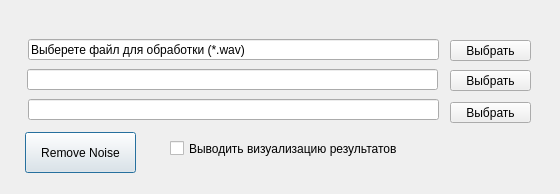
<?xml version="1.0" encoding="UTF-8"?>
<ui version="4.0">
 <class>Dialog</class>
 <widget class="QDialog" name="Dialog">
  <property name="geometry">
   <rect>
    <x>0</x>
    <y>0</y>
    <width>560</width>
    <height>194</height>
   </rect>
  </property>
  <property name="windowTitle">
   <string>Dialog</string>
  </property>
  <widget class="QLineEdit" name="InputVoiceFile">
   <property name="geometry">
    <rect>
     <x>28</x>
     <y>39</y>
     <width>411</width>
     <height>21</height>
    </rect>
   </property>
   <property name="toolTip">
    <string>&lt;html&gt;&lt;head/&gt;&lt;body&gt;&lt;p&gt;path to the file with voice sognal to process&lt;/p&gt;&lt;/body&gt;&lt;/html&gt;</string>
   </property>
   <property name="text">
    <string>Выберете файл для обработки (*.wav)</string>
   </property>
  </widget>
  <widget class="QLineEdit" name="NoiseSampleFile">
   <property name="geometry">
    <rect>
     <x>27</x>
     <y>69</y>
     <width>411</width>
     <height>21</height>
    </rect>
   </property>
  </widget>
  <widget class="QLineEdit" name="OutputCleanVoice">
   <property name="geometry">
    <rect>
     <x>28</x>
     <y>99</y>
     <width>411</width>
     <height>21</height>
    </rect>
   </property>
  </widget>
  <widget class="QPushButton" name="RemoveNoise">
   <property name="geometry">
    <rect>
     <x>25</x>
     <y>132</y>
     <width>111</width>
     <height>41</height>
    </rect>
   </property>
   <property name="text">
    <string>Remove Noise</string>
   </property>
  </widget>
  <widget class="QPushButton" name="BrowseInput">
   <property name="geometry">
    <rect>
     <x>450</x>
     <y>40</y>
     <width>81</width>
     <height>21</height>
    </rect>
   </property>
   <property name="text">
    <string>Выбрать</string>
   </property>
  </widget>
  <widget class="QPushButton" name="BrowseNoise">
   <property name="geometry">
    <rect>
     <x>450</x>
     <y>70</y>
     <width>81</width>
     <height>21</height>
    </rect>
   </property>
   <property name="text">
    <string>Выбрать</string>
   </property>
  </widget>
  <widget class="QPushButton" name="BrowseOutput">
   <property name="geometry">
    <rect>
     <x>450</x>
     <y>102</y>
     <width>81</width>
     <height>21</height>
    </rect>
   </property>
   <property name="text">
    <string>Выбрать</string>
   </property>
  </widget>
  <widget class="QCheckBox" name="GraphsOut">
   <property name="geometry">
    <rect>
     <x>170</x>
     <y>140</y>
     <width>251</width>
     <height>17</height>
    </rect>
   </property>
   <property name="text">
    <string>Выводить визуализацию результатов</string>
   </property>
  </widget>
 </widget>
 <tabstops>
  <tabstop>NoiseSampleFile</tabstop>
  <tabstop>OutputCleanVoice</tabstop>
  <tabstop>RemoveNoise</tabstop>
  <tabstop>BrowseInput</tabstop>
  <tabstop>BrowseNoise</tabstop>
  <tabstop>BrowseOutput</tabstop>
  <tabstop>InputVoiceFile</tabstop>
 </tabstops>
 <resources/>
 <connections/>
</ui>
